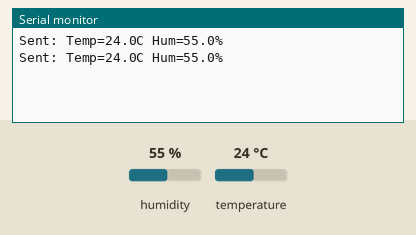
Recording of a sketch running on a simulated ESP32. Shown: the last lines printed to the serial monitor. The inputs (shaded band) are chosen by the test bench; at power-on: humidity 55 %, temperature 24 °C.

Above: at 2.8 s.
2.9 s: humidity set to 22 %
At 4.9 s:
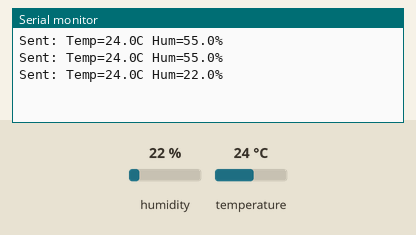
5.6 s: temperature set to 12 °C
At 6.6 s:
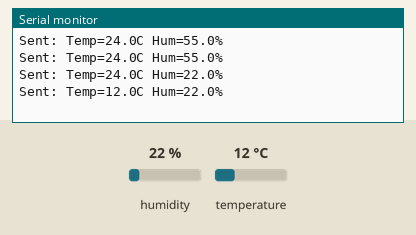
8.3 s: humidity set to 40 %
At 11.3 s:
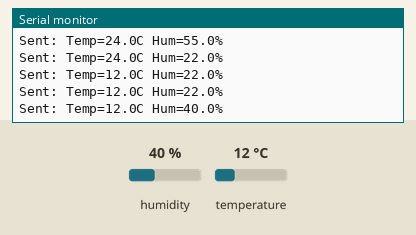
Timing chart, 0 to 12.8 s (numbered marks = the images above; inputs shaded):
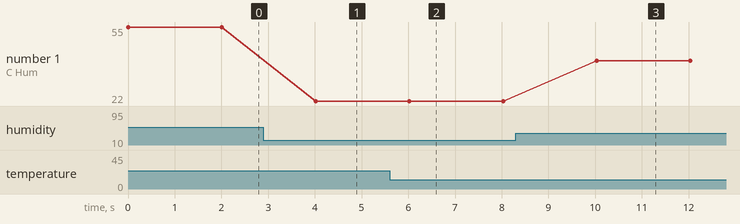

Measured:
- after the input at 2.9 s, the serial monitor: prints a new line after 1.1 s (image 1)
- after the input at 5.6 s, the serial monitor: prints a new line after 0.42 s (image 2)
- after the input at 8.3 s, the serial monitor: prints a new line after 1.7 s (image 3)
- plotted number 1: 55 → 22 after the input at 2.9 s, 22 → 40 after the input at 8.3 s

The sketch:

sensor.ino
```cpp
#include <WiFi.h>
#include <esp_now.h>
#include "DHT.h"

#define DHTPIN 4
#define DHTTYPE DHT22   // or DHT11
DHT dht(DHTPIN, DHTTYPE);

// Replace with MAC address of Server ESP (check with Serial.print(WiFi.macAddress()))
uint8_t serverAddress[] = {0x24, 0x6F, 0x28, 0x12, 0x34, 0x56};

// Struct to send
typedef struct struct_message {
  float temp;
  float hum;
} struct_message;

struct_message myData;

esp_now_peer_info_t peerInfo;

void setup() {
  Serial.begin(115200);
  WiFi.mode(WIFI_STA);

  if (esp_now_init() != ESP_OK) {
    Serial.println("Error initializing ESP-NOW");
    return;
  }

  memcpy(peerInfo.peer_addr, serverAddress, 6);
  peerInfo.channel = 0;
  peerInfo.encrypt = false;

  if (esp_now_add_peer(&peerInfo) != ESP_OK){
    Serial.println("Failed to add peer");
    return;
  }

  dht.begin();
}

void loop() {
  float t = dht.readTemperature();
  float h = dht.readHumidity();

  if (!isnan(t) && !isnan(h)) {
    myData.temp = t;
    myData.hum = h;

    esp_err_t result = esp_now_send(serverAddress, (uint8_t *) &myData, sizeof(myData));
    if (result == ESP_OK) {
      Serial.printf("Sent: Temp=%.1fC Hum=%.1f%%\n", t, h);
    } else {
      Serial.println("Error sending data");
    }
  }

  delay(2000); // send every 2 seconds
}
```
